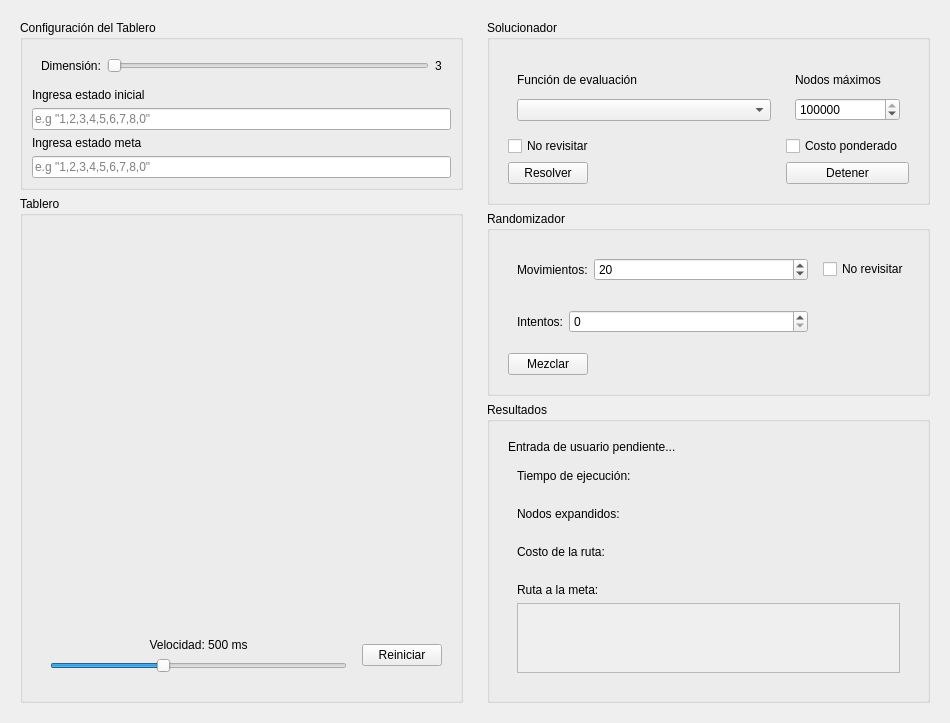
<?xml version="1.0" encoding="UTF-8"?>
<ui version="4.0">
 <class>PuzzleTab</class>
 <widget class="QWidget" name="PuzzleTab">
  <property name="geometry">
   <rect>
    <x>0</x>
    <y>0</y>
    <width>950</width>
    <height>723</height>
   </rect>
  </property>
  <property name="sizePolicy">
   <sizepolicy hsizetype="Expanding" vsizetype="Expanding">
    <horstretch>0</horstretch>
    <verstretch>0</verstretch>
   </sizepolicy>
  </property>
  <property name="windowTitle">
   <string>PuzzleTab</string>
  </property>
  <layout class="QHBoxLayout" name="main_layout">
   <item>
    <widget class="QWidget" name="board_panel" native="true">
     <property name="sizePolicy">
      <sizepolicy hsizetype="Preferred" vsizetype="Expanding">
       <horstretch>0</horstretch>
       <verstretch>0</verstretch>
      </sizepolicy>
     </property>
     <layout class="QVBoxLayout" name="board_panel_layout">
      <item>
       <widget class="QGroupBox" name="board_control">
        <property name="title">
         <string>Configuración del Tablero</string>
        </property>
        <layout class="QVBoxLayout" name="board_control_layout">
         <item>
          <widget class="QWidget" name="dimension_widget" native="true">
           <layout class="QHBoxLayout" name="dimension_layout">
            <item>
             <widget class="QLabel" name="dimension_label">
              <property name="text">
               <string>Dimensión:</string>
              </property>
             </widget>
            </item>
            <item>
             <widget class="QSlider" name="dimension_slider">
              <property name="sizePolicy">
               <sizepolicy hsizetype="Expanding" vsizetype="Fixed">
                <horstretch>0</horstretch>
                <verstretch>0</verstretch>
               </sizepolicy>
              </property>
              <property name="minimum">
               <number>3</number>
              </property>
              <property name="maximum">
               <number>15</number>
              </property>
              <property name="orientation">
               <enum>Qt::Orientation::Horizontal</enum>
              </property>
             </widget>
            </item>
            <item>
             <widget class="QLabel" name="dimension_value">
              <property name="text">
               <string>3</string>
              </property>
             </widget>
            </item>
           </layout>
          </widget>
         </item>
         <item>
          <widget class="QLabel" name="initial_input_label">
           <property name="text">
            <string>Ingresa estado inicial</string>
           </property>
          </widget>
         </item>
         <item>
          <widget class="QLineEdit" name="initial_input">
           <property name="sizePolicy">
            <sizepolicy hsizetype="Expanding" vsizetype="Fixed">
             <horstretch>0</horstretch>
             <verstretch>0</verstretch>
            </sizepolicy>
           </property>
           <property name="text">
            <string/>
           </property>
           <property name="placeholderText">
            <string>e.g &quot;1,2,3,4,5,6,7,8,0&quot;</string>
           </property>
          </widget>
         </item>
         <item>
          <widget class="QLabel" name="goal_input_label">
           <property name="text">
            <string>Ingresa estado meta</string>
           </property>
          </widget>
         </item>
         <item>
          <widget class="QLineEdit" name="goal_input">
           <property name="sizePolicy">
            <sizepolicy hsizetype="Expanding" vsizetype="Fixed">
             <horstretch>0</horstretch>
             <verstretch>0</verstretch>
            </sizepolicy>
           </property>
           <property name="placeholderText">
            <string>e.g &quot;1,2,3,4,5,6,7,8,0&quot;</string>
           </property>
          </widget>
         </item>
        </layout>
       </widget>
      </item>
      <item>
       <widget class="QGroupBox" name="views_panel">
        <property name="sizePolicy">
         <sizepolicy hsizetype="Expanding" vsizetype="Expanding">
          <horstretch>0</horstretch>
          <verstretch>0</verstretch>
         </sizepolicy>
        </property>
        <property name="title">
         <string>Tablero</string>
        </property>
        <layout class="QVBoxLayout" name="views_layout">
         <item>
          <widget class="BoardView" name="board_view" native="true">
           <property name="sizePolicy">
            <sizepolicy hsizetype="Expanding" vsizetype="Expanding">
             <horstretch>0</horstretch>
             <verstretch>0</verstretch>
            </sizepolicy>
           </property>
           <property name="minimumSize">
            <size>
             <width>200</width>
             <height>200</height>
            </size>
           </property>
          </widget>
         </item>
         <item>
          <widget class="QWidget" name="animation_widget" native="true">
           <layout class="QHBoxLayout" name="horizontalLayout">
            <item>
             <widget class="QWidget" name="speed_widget" native="true">
              <layout class="QVBoxLayout" name="verticalLayout_2">
               <item>
                <widget class="QLabel" name="speed_label">
                 <property name="text">
                  <string>Velocidad: 500 ms</string>
                 </property>
                 <property name="alignment">
                  <set>Qt::AlignmentFlag::AlignCenter</set>
                 </property>
                </widget>
               </item>
               <item>
                <widget class="QSlider" name="speed_slider">
                 <property name="minimum">
                  <number>200</number>
                 </property>
                 <property name="maximum">
                  <number>1000</number>
                 </property>
                 <property name="value">
                  <number>500</number>
                 </property>
                 <property name="orientation">
                  <enum>Qt::Orientation::Horizontal</enum>
                 </property>
                </widget>
               </item>
              </layout>
             </widget>
            </item>
            <item>
             <widget class="QPushButton" name="replay_btn">
              <property name="text">
               <string>Reiniciar</string>
              </property>
             </widget>
            </item>
           </layout>
          </widget>
         </item>
        </layout>
       </widget>
      </item>
     </layout>
    </widget>
   </item>
   <item>
    <widget class="QWidget" name="control_panel" native="true">
     <property name="sizePolicy">
      <sizepolicy hsizetype="Preferred" vsizetype="Expanding">
       <horstretch>0</horstretch>
       <verstretch>0</verstretch>
      </sizepolicy>
     </property>
     <layout class="QVBoxLayout" name="control_panel_layout">
      <item>
       <widget class="QGroupBox" name="solver_panel">
        <property name="sizePolicy">
         <sizepolicy hsizetype="Preferred" vsizetype="Expanding">
          <horstretch>0</horstretch>
          <verstretch>0</verstretch>
         </sizepolicy>
        </property>
        <property name="title">
         <string>Solucionador</string>
        </property>
        <layout class="QVBoxLayout" name="solver_layout">
         <item>
          <widget class="QWidget" name="solver_controls" native="true">
           <layout class="QGridLayout" name="solver_grid">
            <item row="0" column="0">
             <widget class="QWidget" name="eval_widget" native="true">
              <layout class="QVBoxLayout" name="eval_layout">
               <item>
                <widget class="QLabel" name="eval_label">
                 <property name="text">
                  <string>Función de evaluación</string>
                 </property>
                </widget>
               </item>
               <item>
                <widget class="QComboBox" name="eval_combo">
                 <property name="sizePolicy">
                  <sizepolicy hsizetype="Expanding" vsizetype="Fixed">
                   <horstretch>0</horstretch>
                   <verstretch>0</verstretch>
                  </sizepolicy>
                 </property>
                 <property name="placeholderText">
                  <string>Seleccione...</string>
                 </property>
                 <item>
                  <property name="text">
                   <string>Manhattan + Mal colocadas + Dispersión</string>
                  </property>
                 </item>
                 <item>
                  <property name="text">
                   <string>Manhattan + Mal colocadas + Proximidad</string>
                  </property>
                 </item>
                 <item>
                  <property name="text">
                   <string>Manhattan + Pares rotos</string>
                  </property>
                 </item>
                </widget>
               </item>
              </layout>
             </widget>
            </item>
            <item row="1" column="0">
             <widget class="QCheckBox" name="avoid_revisits_solver_check">
              <property name="text">
               <string>No revisitar</string>
              </property>
             </widget>
            </item>
            <item row="0" column="1">
             <widget class="QWidget" name="max_nodes_widget" native="true">
              <layout class="QVBoxLayout" name="max_nodes_layout">
               <item>
                <widget class="QLabel" name="max_nodes_label">
                 <property name="text">
                  <string>Nodos máximos</string>
                 </property>
                </widget>
               </item>
               <item>
                <widget class="QSpinBox" name="max_nodes_spin">
                 <property name="sizePolicy">
                  <sizepolicy hsizetype="Expanding" vsizetype="Fixed">
                   <horstretch>0</horstretch>
                   <verstretch>0</verstretch>
                  </sizepolicy>
                 </property>
                 <property name="maximum">
                  <number>999999999</number>
                 </property>
                 <property name="singleStep">
                  <number>100</number>
                 </property>
                 <property name="stepType">
                  <enum>QAbstractSpinBox::StepType::AdaptiveDecimalStepType</enum>
                 </property>
                 <property name="value">
                  <number>10000000</number>
                 </property>
                </widget>
               </item>
              </layout>
             </widget>
            </item>
            <item row="1" column="1">
             <widget class="QCheckBox" name="weighted_cost_check">
              <property name="text">
               <string>Costo ponderado</string>
              </property>
             </widget>
            </item>
            <item row="2" column="0">
             <widget class="QPushButton" name="solve_btn">
              <property name="sizePolicy">
               <sizepolicy hsizetype="Fixed" vsizetype="Fixed">
                <horstretch>0</horstretch>
                <verstretch>0</verstretch>
               </sizepolicy>
              </property>
              <property name="text">
               <string>Resolver</string>
              </property>
             </widget>
            </item>
            <item row="2" column="1">
             <widget class="QPushButton" name="stop_btn">
              <property name="text">
               <string>Detener</string>
              </property>
             </widget>
            </item>
           </layout>
          </widget>
         </item>
        </layout>
       </widget>
      </item>
      <item>
       <widget class="QGroupBox" name="randomizer_panel">
        <property name="sizePolicy">
         <sizepolicy hsizetype="Preferred" vsizetype="Expanding">
          <horstretch>0</horstretch>
          <verstretch>0</verstretch>
         </sizepolicy>
        </property>
        <property name="title">
         <string>Randomizador</string>
        </property>
        <layout class="QVBoxLayout" name="randomizer_layout">
         <item>
          <widget class="QWidget" name="randomizer_controls" native="true">
           <layout class="QGridLayout" name="randomizer_grid">
            <item row="0" column="1">
             <widget class="QCheckBox" name="avoid_revisits_rand_check">
              <property name="text">
               <string>No revisitar</string>
              </property>
             </widget>
            </item>
            <item row="1" column="0">
             <widget class="QWidget" name="attempts_widget" native="true">
              <layout class="QHBoxLayout" name="attempts_layout">
               <item>
                <widget class="QLabel" name="attempts_label">
                 <property name="text">
                  <string>Intentos:</string>
                 </property>
                </widget>
               </item>
               <item>
                <widget class="QSpinBox" name="attempts_spin">
                 <property name="sizePolicy">
                  <sizepolicy hsizetype="Expanding" vsizetype="Fixed">
                   <horstretch>0</horstretch>
                   <verstretch>0</verstretch>
                  </sizepolicy>
                 </property>
                 <property name="maximum">
                  <number>999999999</number>
                 </property>
                 <property name="stepType">
                  <enum>QAbstractSpinBox::StepType::AdaptiveDecimalStepType</enum>
                 </property>
                </widget>
               </item>
              </layout>
             </widget>
            </item>
            <item row="0" column="0">
             <widget class="QWidget" name="moves_widget" native="true">
              <layout class="QHBoxLayout" name="moves_layout">
               <item>
                <widget class="QLabel" name="moves_label">
                 <property name="text">
                  <string>Movimientos:</string>
                 </property>
                </widget>
               </item>
               <item>
                <widget class="QSpinBox" name="moves_spin">
                 <property name="sizePolicy">
                  <sizepolicy hsizetype="Expanding" vsizetype="Fixed">
                   <horstretch>0</horstretch>
                   <verstretch>0</verstretch>
                  </sizepolicy>
                 </property>
                 <property name="minimum">
                  <number>1</number>
                 </property>
                 <property name="maximum">
                  <number>999999999</number>
                 </property>
                 <property name="stepType">
                  <enum>QAbstractSpinBox::StepType::AdaptiveDecimalStepType</enum>
                 </property>
                 <property name="value">
                  <number>20</number>
                 </property>
                </widget>
               </item>
              </layout>
             </widget>
            </item>
            <item row="2" column="0">
             <widget class="QPushButton" name="shuffle_btn">
              <property name="sizePolicy">
               <sizepolicy hsizetype="Fixed" vsizetype="Fixed">
                <horstretch>0</horstretch>
                <verstretch>0</verstretch>
               </sizepolicy>
              </property>
              <property name="text">
               <string>Mezclar</string>
              </property>
             </widget>
            </item>
           </layout>
          </widget>
         </item>
        </layout>
       </widget>
      </item>
      <item>
       <widget class="QGroupBox" name="result_panel">
        <property name="sizePolicy">
         <sizepolicy hsizetype="Preferred" vsizetype="Expanding">
          <horstretch>0</horstretch>
          <verstretch>0</verstretch>
         </sizepolicy>
        </property>
        <property name="title">
         <string>Resultados</string>
        </property>
        <layout class="QVBoxLayout" name="result_panel_layout">
         <item>
          <widget class="QWidget" name="results_container" native="true">
           <property name="sizePolicy">
            <sizepolicy hsizetype="Expanding" vsizetype="Preferred">
             <horstretch>0</horstretch>
             <verstretch>0</verstretch>
            </sizepolicy>
           </property>
           <layout class="QVBoxLayout" name="results_container_layout">
            <item>
             <widget class="QLabel" name="status_label">
              <property name="text">
               <string>Entrada de usuario pendiente...</string>
              </property>
             </widget>
            </item>
            <item>
             <widget class="QWidget" name="runtime_widget" native="true">
              <layout class="QHBoxLayout" name="runtime_layout">
               <item>
                <widget class="QLabel" name="runtime_text_label">
                 <property name="text">
                  <string>Tiempo de ejecución:</string>
                 </property>
                </widget>
               </item>
               <item>
                <widget class="QLabel" name="runtime_value_label">
                 <property name="text">
                  <string/>
                 </property>
                </widget>
               </item>
              </layout>
             </widget>
            </item>
            <item>
             <widget class="QWidget" name="nodes_widget" native="true">
              <layout class="QHBoxLayout" name="nodes_layout">
               <item>
                <widget class="QLabel" name="nodes_text_label">
                 <property name="text">
                  <string>Nodos expandidos:</string>
                 </property>
                </widget>
               </item>
               <item>
                <widget class="QLabel" name="nodes_value_label">
                 <property name="text">
                  <string/>
                 </property>
                </widget>
               </item>
              </layout>
             </widget>
            </item>
            <item>
             <widget class="QWidget" name="cost_widget" native="true">
              <layout class="QHBoxLayout" name="cost_layout">
               <item>
                <widget class="QLabel" name="cost_text_label">
                 <property name="text">
                  <string>Costo de la ruta:</string>
                 </property>
                </widget>
               </item>
               <item>
                <widget class="QLabel" name="cost_value_label">
                 <property name="text">
                  <string/>
                 </property>
                </widget>
               </item>
              </layout>
             </widget>
            </item>
            <item>
             <widget class="QWidget" name="path_widget" native="true">
              <layout class="QVBoxLayout" name="path_layout">
               <item>
                <widget class="QLabel" name="path_title_label">
                 <property name="text">
                  <string>Ruta a la meta:</string>
                 </property>
                </widget>
               </item>
               <item>
                <widget class="QScrollArea" name="path_scroll_area">
                 <property name="widgetResizable">
                  <bool>true</bool>
                 </property>
                 <widget class="QWidget" name="scrollAreaWidgetContents">
                  <property name="geometry">
                   <rect>
                    <x>0</x>
                    <y>0</y>
                    <width>420</width>
                    <height>83</height>
                   </rect>
                  </property>
                  <layout class="QVBoxLayout" name="verticalLayout">
                   <item>
                    <widget class="QLabel" name="path_content_label">
                     <property name="text">
                      <string/>
                     </property>
                    </widget>
                   </item>
                  </layout>
                 </widget>
                </widget>
               </item>
              </layout>
             </widget>
            </item>
           </layout>
          </widget>
         </item>
        </layout>
       </widget>
      </item>
     </layout>
    </widget>
   </item>
  </layout>
 </widget>
 <customwidgets>
  <customwidget>
   <class>BoardView</class>
   <extends>QWidget</extends>
   <header>ui/puzzle/board_view.hpp</header>
   <container>1</container>
  </customwidget>
 </customwidgets>
 <resources/>
 <connections/>
</ui>
